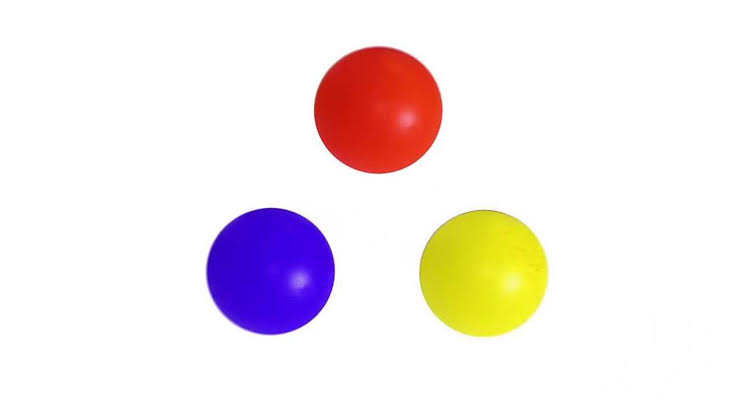
//> input picture opencv/Python_Code/balls.jpeg, 739 x 415 px
$ ./contour   (built with g++ and OpenCV 4)
//> lines starting //> are read from the running program, lines starting //| are printed output that depends on the picture; after the words box and inside, x2 and y2 are one past the last pixel; in counts of white or black regions, pixels touching at a corner belong together
#include <iostream>
#include "opencv2/core/core.hpp"
#include "opencv2/imgproc/imgproc.hpp"
#include "opencv2/highgui/highgui.hpp"

int main(int argc, const char * argv[]) {

    cv::Mat image= cv::imread("balls.jpeg");
//> image is the input picture: 415 rows x 739 cols, CV_8UC3; mean B, G, R 234.3, 234.2, 243.9
    if (!image.data) {
        std::cout << "Image file not found\n";
        return 1;
    }

    //Prepare the image for findContours
    cv::cvtColor(image, image, CV_BGR2GRAY);
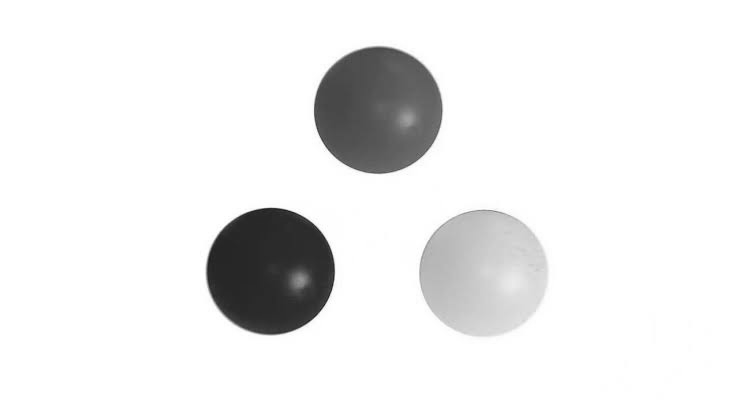
//> image: 415 rows x 739 cols, CV_8UC1; min 25, max 255, mean 237.1
    cv::threshold(image, image, 128, 255, CV_THRESH_BINARY);
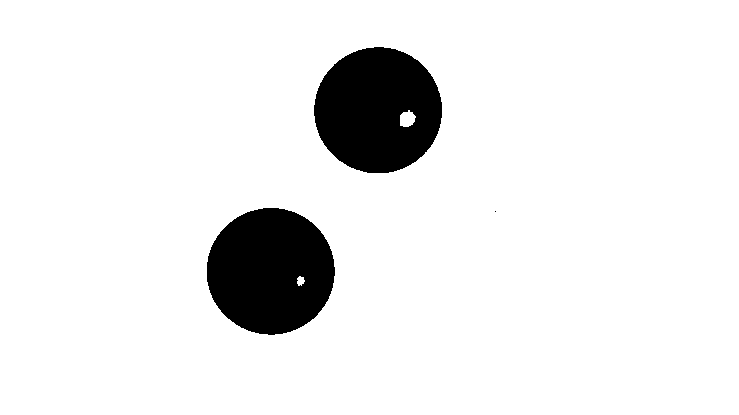
//> image: 415 rows x 739 cols, CV_8UC1; 91.8% white; 3 black regions (1 under 20 px)

    //Find the contours. Use the contourOutput Mat so the original image doesn't get overwritten
    std::vector<std::vector<cv::Point> > contours;
    cv::Mat contourOutput = image.clone();
    cv::findContours( contourOutput, contours, CV_RETR_LIST, CV_CHAIN_APPROX_NONE );
//> contours = 6 contours, 1 with area under 20; largest, box (x1, y1, x2, y2) and area: (0, 0, 739, 415) 305532, (206, 207, 336, 336) 12899, (313, 46, 443, 174) 12819, (400, 110, 416, 127) 177, (297, 276, 305, 286) 44

    //Draw the contours
    cv::Mat contourImage(image.size(), CV_8UC3, cv::Scalar(0,0,0));
    cv::Scalar colors[3];
    colors[0] = cv::Scalar(255, 0, 0);
    colors[1] = cv::Scalar(0, 255, 0);
    colors[2] = cv::Scalar(0, 0, 255);
    for (size_t idx = 0; idx < contours.size(); idx++) {
        cv::drawContours(contourImage, contours, idx, colors[idx % 3]);
    }
//> this loop made 6 passes
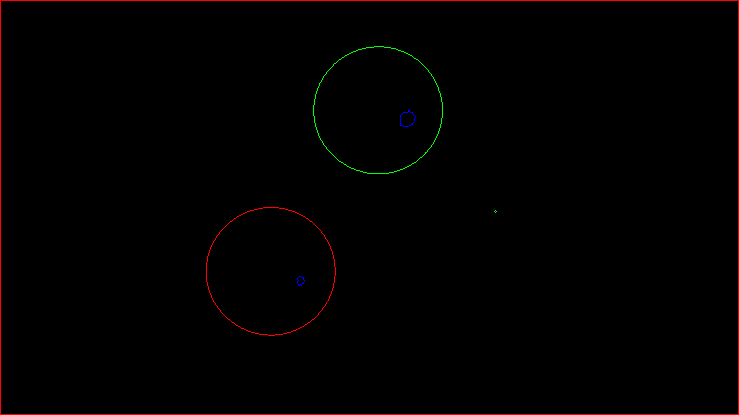
//> contourImage: 415 rows x 739 cols, CV_8UC3; mean B, G, R 0.1, 0.3, 2.2

    cv::imshow("Input Image", image);
    cvMoveWindow("Input Image", 0, 0);
    cv::imshow("Contours", contourImage);
    cvMoveWindow("Contours", 200, 0);
    cv::waitKey(0);

    return 0;
}
